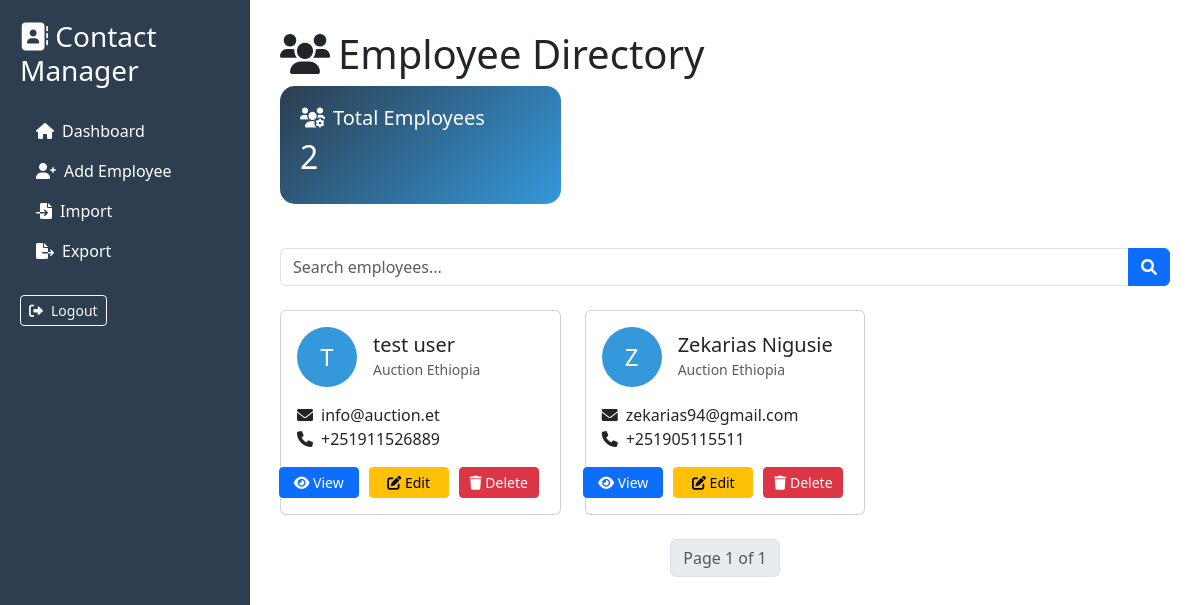
The app's page / (signed in) with its own data.
### contacts/models.py (models this page shows, shortened)
class Employee(models.Model):
    admin = models.ForeignKey(User, on_delete=models.CASCADE)  # Admin who added the employee
    full_name = models.CharField(max_length=100)
    email = models.EmailField()
    phone_number = models.CharField(max_length=15)
    company_name = models.CharField(max_length=100)
    company_website = models.URLField()
    address = models.TextField()
    created_at = models.DateTimeField(auto_now_add=True)
    slug = models.SlugField(unique=True, blank=True, null=True)  # Keep null=True temporarily

### contacts/views.py (the view, shortened to what this page needs)
# urls.py: 2. Add a URL to urlpatterns:  path('', views.home, name='home')
@login_required
@user_passes_test(is_admin)
def home(request):
    search_query = request.GET.get('search', '')
    employees = Employee.objects.filter(admin=request.user).order_by('-created_at')
    paginator = Paginator(employees, 10)
    page_number = request.GET.get('page')
    page_obj = paginator.get_page(page_number)
    return render(request, 'contacts/home.html', {'page_obj': page_obj, 'search_query': search_query})

### contacts/views.py (called while the page is built)
def is_admin(user):
    return user.is_authenticated and user.is_staff

### contacts/templates/contacts/home.html (shortened to what this page needs)
{% extends 'contacts/base.html' %}
{% block content %}
<div class="dashboard-header mb-4">
    <h1 class="display-6"><i class="fas fa-users me-2"></i>Employee Directory</h1>
    <div class="row mb-4">
        <div class="col-md-4">
            <div class="stat-card">
                <h5><i class="fas fa-users-cog me-2"></i>Total Employees</h5>
                <h2 class="mt-2">{{ page_obj.paginator.count }}</h2>
            </div>
        </div>
    </div>
    <div class="search-section mb-4">
        <form method="get" class="input-group">
            <input type="text" name="search" class="form-control"
                   placeholder="Search employees..." value="{{ search_query }}">
            <button class="btn btn-primary" type="submit">
                <i class="fas fa-search"></i>
            </button>
        </form>
    </div>
</div>
<div class="row">
    {% for employee in page_obj %}
    <div class="col-md-4 mb-4">
        <div class="card card-hover">
            <div class="card-body">
                <div class="d-flex align-items-center mb-3">
                    <div class="employee-avatar me-3">
                        {{ employee.full_name|first|upper }}
                    </div>
                    <div>
                        <h5 class="card-title mb-0">{{ employee.full_name }}</h5>
                        <small class="text-muted">{{ employee.company_name }}</small>
                    </div>
                </div>
                <ul class="list-unstyled">
                    <li><i class="fas fa-envelope me-2"></i>{{ employee.email }}</li>
                    <li><i class="fas fa-phone me-2"></i>{{ employee.phone_number }}</li>
                </ul>
                <div class="action-btns d-flex justify-content-end">
                    <td>
                        <a href="{% url 'view_employee' employee.slug %}" class="btn btn-sm btn-primary">
                            <i class="fas fa-eye"></i> View
                        </a>
                        <a href="{% url 'edit_employee' employee.id %}" class="btn btn-sm btn-warning">
                            <i class="fas fa-edit"></i> Edit
                        </a>
                        <a href="{% url 'delete_employee' employee.id %}" class="btn btn-sm btn-danger">
                            <i class="fas fa-trash"></i> Delete
                        </a>
                    </td>
                </div>
            </div>
        </div>
    </div>
    {% endfor %}
</div>
{% include 'contacts/pagination.html' %}
{% endblock %}

### contacts/templates/contacts/base.html (shortened to what this page needs)
<!DOCTYPE html>
<html lang="en">
<head>
    <link href="https://cdn.jsdelivr.net/npm/bootstrap@5.3.0/dist/css/bootstrap.min.css" rel="stylesheet">
    <link href="https://cdnjs.cloudflare.com/ajax/libs/font-awesome/6.0.0/css/all.min.css" rel="stylesheet">
</head>
<body>
    <div class="sidebar">
        <h3 class="mb-4"><i class="fas fa-address-book"></i> Contact Manager</h3>
        <nav class="nav flex-column">
            <a class="nav-link text-white" href="{% url 'home' %}">
                <i class="fas fa-home me-2"></i>Dashboard
            </a>
            <a class="nav-link text-white" href="{% url 'add_employee' %}">
                <i class="fas fa-user-plus me-2"></i>Add Employee
            </a>
            <a class="nav-link text-white" href="{% url 'import' %}">
                <i class="fas fa-file-import me-2"></i>Import
            </a>
            <a class="nav-link text-white" href="{% url 'export_excel' %}">
                <i class="fas fa-file-export me-2"></i>Export
            </a>
            <div class="mt-4">
                <a href="{% url 'logout' %}" class="btn btn-outline-light btn-sm">
                    <i class="fas fa-sign-out-alt me-2"></i>Logout
                </a>
            </div>
        </nav>
    </div>
    <div class="main-content">
        {% block content %}{% endblock %}
    </div>
</body>
</html>

### contacts/templates/contacts/pagination.html (shortened to what this page needs)
<nav aria-label="Page navigation">
    <ul class="pagination justify-content-center">
        <li class="page-item disabled">
            <span class="page-link">
                Page {{ page_obj.number }} of {{ page_obj.paginator.num_pages }}
            </span>
        </li>
    </ul>
</nav>

### contacts/templates/contacts/base.html (style rules this page uses)
:root { --primary-color: #2c3e50; --secondary-color: #3498db; --hover-color: #2980b9; }
.sidebar { height: 100vh; background: var(--primary-color); color: white; padding: 20px; position: fixed; width: 250px; }
.main-content { margin-left: 250px; padding: 30px; }
.employee-avatar { width: 60px; height: 60px; background: var(--secondary-color); border-radius: 50%; display: flex; align-items: center; justify-content: center; font-size: 24px; color: white; }
.action-btns .btn { margin: 0 5px; min-width: 80px; }
.stat-card { background: linear-gradient(135deg, var(--primary-color), var(--secondary-color)); color: white; border-radius: 15px; padding: 20px; margin-bottom: 20px; }

### records on screen
Employee: full_name|first "T", full_name "test user", company_name "Auction Ethiopia", email "info@auction.et", phone_number "+251911526889"
Employee: full_name|first "Z", full_name "Zekarias Nigusie", company_name "Auction Ethiopia", email "zekarias94@gmail.com", phone_number "+251905115511"

### other values on screen
{{ page_obj.paginator.count }} "2"
{{ page_obj.number }} "1"
{{ page_obj.paginator.num_pages }} "1"
